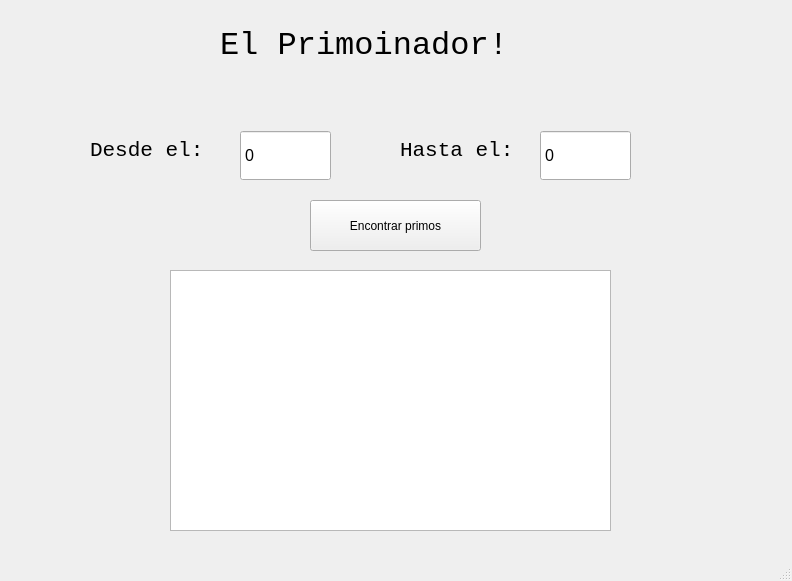
<?xml version="1.0" encoding="UTF-8"?>
<ui version="4.0">
 <class>MainWindow</class>
 <widget class="QMainWindow" name="MainWindow">
  <property name="geometry">
   <rect>
    <x>0</x>
    <y>0</y>
    <width>792</width>
    <height>581</height>
   </rect>
  </property>
  <property name="windowTitle">
   <string>El Primoinador</string>
  </property>
  <widget class="QWidget" name="centralwidget">
   <widget class="QLabel" name="label">
    <property name="geometry">
     <rect>
      <x>220</x>
      <y>20</y>
      <width>341</width>
      <height>51</height>
     </rect>
    </property>
    <property name="font">
     <font>
      <family>Consolas</family>
      <pointsize>24</pointsize>
     </font>
    </property>
    <property name="text">
     <string>El Primoinador!</string>
    </property>
   </widget>
   <widget class="QPushButton" name="pushButton">
    <property name="geometry">
     <rect>
      <x>310</x>
      <y>200</y>
      <width>171</width>
      <height>51</height>
     </rect>
    </property>
    <property name="text">
     <string>Encontrar primos</string>
    </property>
   </widget>
   <widget class="QLabel" name="label_2">
    <property name="geometry">
     <rect>
      <x>90</x>
      <y>120</y>
      <width>151</width>
      <height>61</height>
     </rect>
    </property>
    <property name="font">
     <font>
      <family>Consolas</family>
      <pointsize>16</pointsize>
     </font>
    </property>
    <property name="text">
     <string>Desde el:</string>
    </property>
   </widget>
   <widget class="QLabel" name="label_3">
    <property name="geometry">
     <rect>
      <x>400</x>
      <y>120</y>
      <width>151</width>
      <height>61</height>
     </rect>
    </property>
    <property name="font">
     <font>
      <family>Consolas</family>
      <pointsize>16</pointsize>
     </font>
    </property>
    <property name="text">
     <string>Hasta el:</string>
    </property>
   </widget>
   <widget class="QTextBrowser" name="textBrowser">
    <property name="geometry">
     <rect>
      <x>170</x>
      <y>270</y>
      <width>441</width>
      <height>261</height>
     </rect>
    </property>
   </widget>
   <widget class="QSpinBox" name="spinBox">
    <property name="geometry">
     <rect>
      <x>240</x>
      <y>130</y>
      <width>91</width>
      <height>51</height>
     </rect>
    </property>
    <property name="font">
     <font>
      <pointsize>12</pointsize>
     </font>
    </property>
    <property name="buttonSymbols">
     <enum>QAbstractSpinBox::NoButtons</enum>
    </property>
    <property name="maximum">
     <number>999999</number>
    </property>
    <property name="value">
     <number>0</number>
    </property>
   </widget>
   <widget class="QSpinBox" name="spinBox_2">
    <property name="geometry">
     <rect>
      <x>540</x>
      <y>130</y>
      <width>91</width>
      <height>51</height>
     </rect>
    </property>
    <property name="font">
     <font>
      <pointsize>12</pointsize>
     </font>
    </property>
    <property name="buttonSymbols">
     <enum>QAbstractSpinBox::NoButtons</enum>
    </property>
   </widget>
  </widget>
  <widget class="QStatusBar" name="statusbar"/>
 </widget>
 <resources/>
 <connections/>
</ui>
